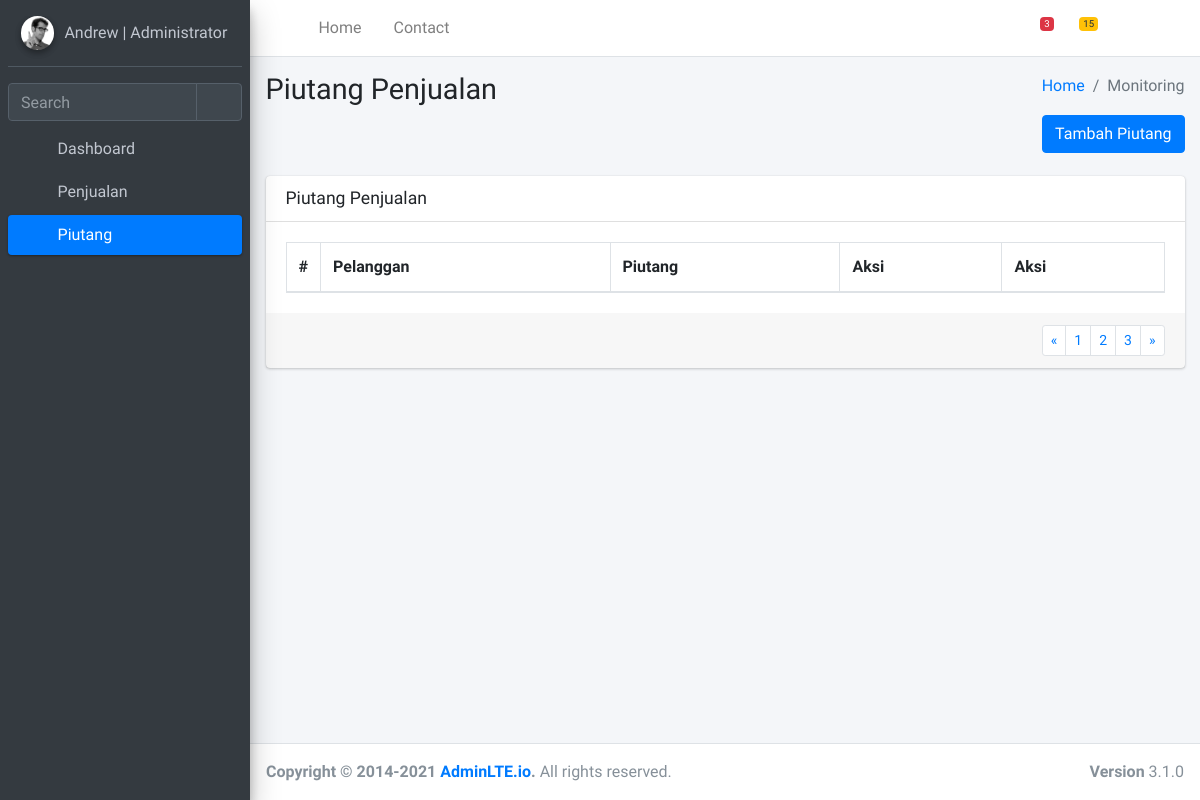
The app's page /admindir/piutangpelanggan/, older data.
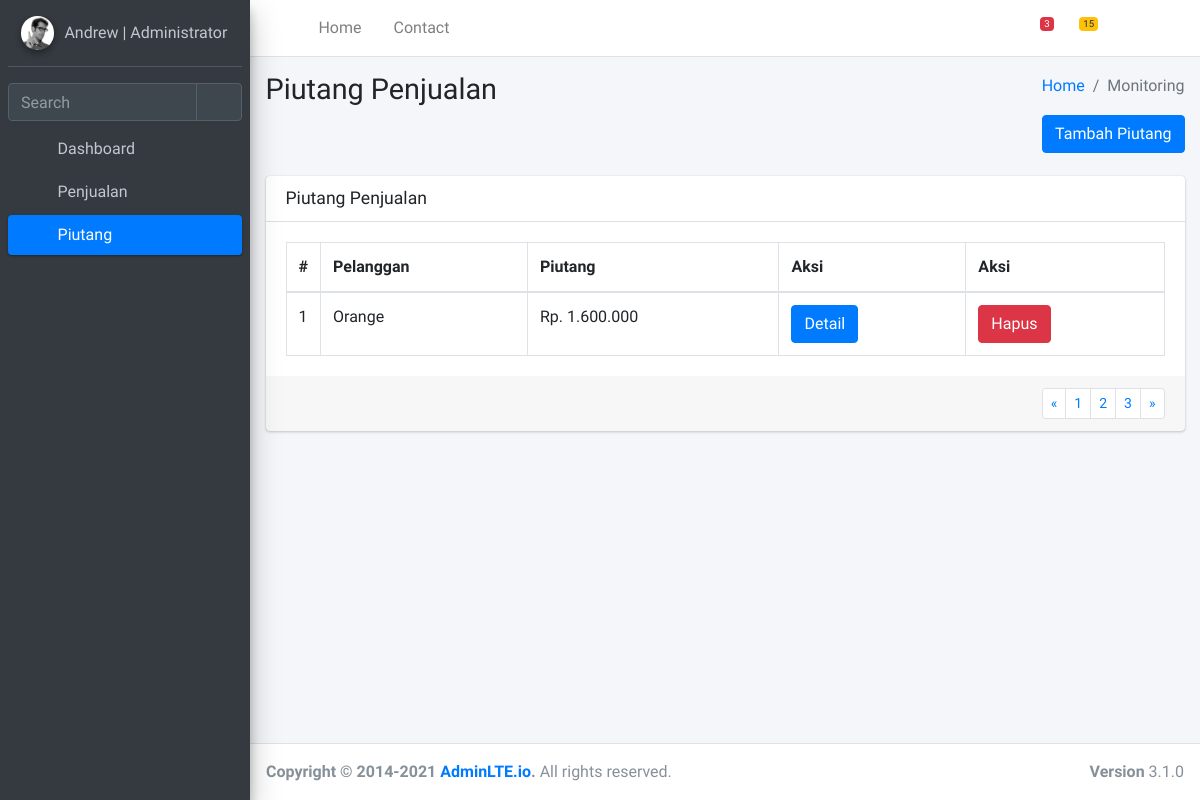
The same page, newer data.
### web/models.py (models this page shows)
class Piutang(models.Model):
    penjualan = models.ForeignKey(Penjualan, on_delete=models.CASCADE)
    pelanggan = models.ForeignKey(Pelanggan, on_delete=models.CASCADE)

class Pelanggan(models.Model):
    nama_perusahaan = models.TextField()
    alamat = models.TextField()
    kota = models.TextField()
    telpon = models.TextField()
    nama_spv = models.TextField()
    telfon_spv = models.TextField()

### web/views.py (the view)
# urls.py: path('admindir/piutangpelanggan/', views.admin_piutangpelanggan),
def admin_piutangpelanggan(request):
    p = Piutang.objects.all().order_by('-id')
    ctx = {
        'piutang':p
    }
    return render(request, 'web/admin_piutangpelanggan.html', ctx)

### web/templates/web/admin_piutangpelanggan.html (shortened to what this page needs)
<!DOCTYPE html>
<html lang="en">
<head>
  <link rel="stylesheet" href="/static/front/plugins/fontawesome-free/css/all.min.css">
  <link rel="stylesheet" href="https://code.ionicframework.com/ionicons/2.0.1/css/ionicons.min.css">
  <link rel="stylesheet" href="/static/front/plugins/tempusdominus-bootstrap-4/css/tempusdominus-bootstrap-4.min.css">
  <link rel="stylesheet" href="/static/front/plugins/icheck-bootstrap/icheck-bootstrap.min.css">
  <link rel="stylesheet" href="/static/front/plugins/jqvmap/jqvmap.min.css">
  <link rel="stylesheet" href="/static/front/dist/css/adminlte.min.css">
  <link rel="stylesheet" href="/static/front/plugins/overlayScrollbars/css/OverlayScrollbars.min.css">
  <link rel="stylesheet" href="/static/front/plugins/daterangepicker/daterangepicker.css">
  <link rel="stylesheet" href="/static/front/plugins/summernote/summernote-bs4.min.css">
</head>
<body class="hold-transition sidebar-mini layout-fixed">
<div class="wrapper">
  {% include "web/includes/nav_admin.html" with active_tab='piutang' role='Andrew | Administrator' %}
  <div class="content-wrapper">
    <div class="content-header">
      <div class="container-fluid">
        <div class="row mb-2">
          <div class="col-sm-6">
            <h1 class="m-0">Piutang Penjualan</h1>
          </div>
          <div class="col-sm-6">
            <ol class="breadcrumb float-sm-right">
              <li class="breadcrumb-item"><a href="#">Home</a></li>
              <li class="breadcrumb-item active">Monitoring</li>
            </ol>
          </div>
        </div>
        <div class="row mb-2">
          <div class="col-sm-6">
          </div>
          <div class="col-sm-6">
            <a href="/admindir/piutangpelanggan/add" class="btn btn-primary float-sm-right">Tambah Piutang</a>
          </div>
        </div>
      </div>
    </div>
    <section class="content">
      <div class="container-fluid">
        <div class="row">
          <div class="col">
            <div class="card">
              <div class="card-header">
                <h3 class="card-title">Piutang Penjualan</h3>
              </div>
              <div class="card-body">
                <table class="table table-bordered">
                  <thead>
                    <tr>
                      <th style="width: 10px">#</th>
                      <th>Pelanggan</th>
                      <th>Piutang</th>
                      <th>Aksi</th>
                      <th>Aksi</th>
                    </tr>
                  </thead>
                  <tbody>
                  {% for p in piutang %}
                    <tr>
                      <td>{{ p.id }}</td>
                      <td>{{ p.pelanggan.nama_perusahaan }}</td>
                      <td>Rp. 1.600.000</td>
                      <td><a href="#" class="btn btn-primary">Detail</a></td>
                      <td><a href="#" class="btn btn-danger">Hapus</a></td>
                    </tr>
                  {% endfor %}
                  </tbody>
                </table>
              </div>
              <div class="card-footer clearfix">
                <ul class="pagination pagination-sm m-0 float-right">
                  <li class="page-item"><a class="page-link" href="#">«</a></li>
                  <li class="page-item"><a class="page-link" href="#">1</a></li>
                  <li class="page-item"><a class="page-link" href="#">2</a></li>
                  <li class="page-item"><a class="page-link" href="#">3</a></li>
                  <li class="page-item"><a class="page-link" href="#">»</a></li>
                </ul>
              </div>
            </div>
          </div>
        </div>
          </div>
         </div>
       </div>
  <footer class="main-footer">
    <strong>Copyright &copy; 2014-2021 <a href="https://adminlte.io">AdminLTE.io</a>.</strong>
    All rights reserved.
    <div class="float-right d-none d-sm-inline-block">
      <b>Version</b> 3.1.0
    </div>
  </footer>
</body>
</html>

Row changes from the older to the newer data that the page shows:
added Piutang: id "1", pelanggan.nama_perusahaan "Orange"
